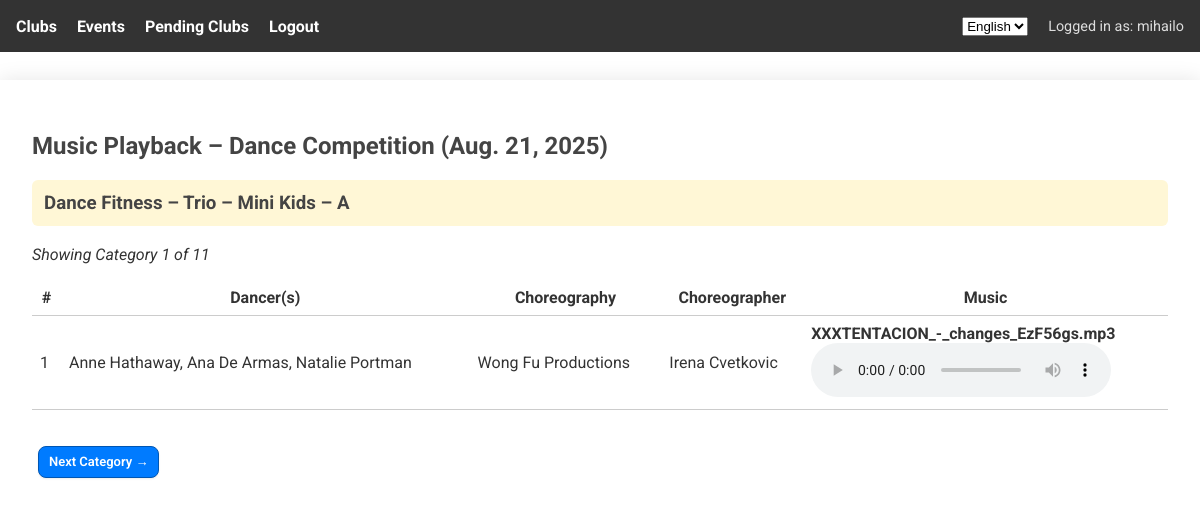
Screenshot of /events/1/music/ (signed in) with the database file from the repository.
### core/models.py (models this page shows, shortened)
class Event(models.Model):
    name = models.CharField(max_length=100, verbose_name=_("Event Name"))
    location = models.CharField(max_length=100, verbose_name=_("Location"))
    city = models.CharField(max_length=100, verbose_name=_("City"))
    date = models.DateField(verbose_name=_("Date"))
    is_published = models.BooleanField(default=False, verbose_name=_("Is Published"))
    results_published = models.BooleanField(default=False, verbose_name=_("Results Published"))
    start_time = models.TimeField(null=True, blank=True, verbose_name=_("Start Time"))
    class Meta:
        verbose_name = _("Event")
        verbose_name_plural = _("Events")

class StyleCategory(models.Model):
    name = models.CharField(max_length=100, verbose_name=_("Name"))
    event = models.ForeignKey(Event, on_delete=models.CASCADE, related_name='style_categories', verbose_name=_("Event"))
    class Meta:
        unique_together = ('event', 'name')
        verbose_name = _("Style Category")
        verbose_name_plural = _("Style Categories")

class Participation(models.Model):
    CHOREO_TYPE_CHOICES = [
        ('Solo', _("Solo")),
        ('Duo', _("Duo")),
        ('Trio', _("Trio")),
        ('Group', _("Group (4-9)")),
        ('Formation', _("Formation (10-29)")),
        ('Production', _("Production (30+)")),
    ]
    AGE_GROUP_CHOICES = [
        ('Baby', _("Baby (5-6)")),
        ('Mini Kids', _("Mini Kids (7-8)")),
        ('Kids', _("Kids (9-11)")),
        ('Teen', _("Teen (12-14)")),
        ('Youth', _("Youth (15-17)")),
        ('Adult', _("Adult (18 and up)")),
    ]
    DIFFICULTY_CHOICES = [
        ('A', _("Advanced")),
        ('B', _("Beginner/Basic")),
    ]
    event = models.ForeignKey(Event, on_delete=models.CASCADE, verbose_name=_("Event"))
    group_type = models.CharField(max_length=20, choices=CHOREO_TYPE_CHOICES, verbose_name=_("Group Type"))
    age_group = models.CharField(max_length=20, choices=AGE_GROUP_CHOICES, verbose_name=_("Age Group"))
    style = models.ForeignKey("StyleCategory", on_delete=models.CASCADE, verbose_name=_("Style"))
    choreographer_name = models.CharField(max_length=255, verbose_name=_("Choreographer Name"))
    difficulty = models.CharField(max_length=1, choices=DIFFICULTY_CHOICES, verbose_name=_("Difficulty"))
    display_order = models.PositiveIntegerField(null=True, blank=True, default=None, verbose_name=_("Display Order"))
    choreography_name = models.CharField(max_length=255, default=_("Untitled"), verbose_name=_("Choreography Name"))
    group_name = models.CharField(max_length=255, blank=True, null=True, verbose_name=_("Group Name"))
    group_display_order = models.PositiveIntegerField(null=True, blank=True, default=0, verbose_name=_("Group Display Order"))
    music_file = models.FileField(upload_to='music_uploads/', null=True, blank=True, verbose_name=_("Music File"))
    class Meta:
        verbose_name = _("Participation")
        verbose_name_plural = _("Participations")

class Dancer(models.Model):
    first_name = models.CharField(max_length=100, verbose_name=_("First Name"))
    last_name = models.CharField(max_length=100, verbose_name=_("Last Name"))
    date_of_birth = models.DateField(verbose_name=_("Date of Birth"))
    club = models.ForeignKey(
        DanceClub, on_delete=models.CASCADE, related_name='dancers',
        verbose_name=_("Club")
    )
    class Meta:
        verbose_name = _("Dancer")
        verbose_name_plural = _("Dancers")

### core/views.py (the view)
# urls.py: path("events/<int:event_id>/music/", views.event_music_view, name="event_music"),
@staff_member_required
def event_music_view(request, event_id):
    event = get_object_or_404(Event, id=event_id)
    participations = Participation.objects.filter(event=event).select_related("style").order_by(
        "group_display_order", "display_order"
    )
    dancer_participations = DancerParticipation.objects.filter(
        participation__in=participations
    ).select_related("dancer", "dancer__club")
    dancer_map = defaultdict(list)
    for dp in dancer_participations:
        dancer_map[dp.participation_id].append(dp.dancer)
    grouped = OrderedDict()
    group_keys = []
    for p in participations:
        dancers = dancer_map.get(p.id, [])
        club = dancers[0].club if dancers else None
        group_key = (p.style.name, p.group_type, p.age_group, p.difficulty)
        if group_key not in grouped:
            grouped[group_key] = []
            group_keys.append(group_key)
        grouped[group_key].append({
            "id": p.id,
            "style": p.style.name,
            "difficulty": p.difficulty,
            "group_type": p.group_type,
            "age_group": p.age_group,
            "dancers": dancers,
            "group_name": p.group_name,
            "num_dancers": len(dancers),
            "choreographer": p.choreographer_name,
            "choreography_name": p.choreography_name,
            "club_name": club.club_name if club else "–",
            "club_city": club.city if club else "–",
            "music_file_url": p.music_file.url if p.music_file else None,
            "music_file_name": p.music_file.name.split("/")[-1] if p.music_file else "default.mp3",
        })
    current_index = int(request.GET.get("group", 0))
    current_tuple = group_keys[current_index] if current_index < len(group_keys) else None
    current_key = "|".join(current_tuple) if current_tuple else None
    if current_key:
        EventPlaybackState.objects.update_or_create(
            event=event,
            defaults={"current_highlight_key": current_key}
        )
    total_categories = len(group_keys)  # ✅ Added
    return render(request, "core/event_music.html", {
        "event": event,
        "grouped_entries": grouped,
        "current_key": current_key,
        "current_index": current_index,
        "total_categories": total_categories,   # ✅ Added
        "has_next": current_index + 1 < len(group_keys),
        "next_key": group_keys[current_index + 1] if current_index + 1 < len(group_keys) else None,
        "previous_key": group_keys[current_index - 1] if current_index > 0 else None,
    })

### core/context_processors.py (called while the page is built)
def add_pending_club_count(request):
    if request.user.is_authenticated and request.user.is_superuser:
        return {
            'clubs_pending_count': DanceClub.objects.filter(confirmed=False).count()
        }
    return {}

### core/templates/core/event_music.html (shortened to what this page needs)
{% extends 'core/base.html' %}
{% load i18n %}
{% block content %}
<h2>{% trans "Music Playback" %} – {{ event.name }} ({{ event.date }})</h2>
{% for group_key, entries in grouped_entries.items %}
    {% with group_key|join:"|" as group_key_str %}
        {% if group_key_str == current_key %}
        <h3 class="highlighted-category">
            {{ group_key.0 }} – {{ group_key.1 }} – {{ group_key.2 }} – {{ group_key.3 }}
        </h3>
        <p><em>{% trans "Showing Category" %} {{ current_index|add:1 }} {% trans "of" %} {{ total_categories }}</em></p>
            <table style="width: 100%; border-collapse: collapse;">
                <thead>
                    <tr>
                        <th>#</th>
                        <th>{% trans "Dancer(s)" %}</th>
                        <th>{% trans "Choreography" %}</th>
                        <th>{% trans "Choreographer" %}</th>
                        <th>{% trans "Music" %}</th>
                    </tr>
                </thead>
                <tbody>
                    {% for entry in entries %}
                    <tr>
                        <td>{{ forloop.counter }}</td>
                        <td>
                            {% if entry.group_name and entry.num_dancers >= 4 %}
                                {{ entry.group_name }}
                            {% else %}
                                {% for dancer in entry.dancers %}
                                    {{ dancer.first_name }} {{ dancer.last_name }}{% if not forloop.last %}, {% endif %}
                                {% endfor %}
                            {% endif %}
                        </td>
                        <td>{{ entry.choreography_name }}</td>
                        <td>{{ entry.choreographer }}</td>
                        <td>
                            <strong>{{ entry.music_file_name }}</strong><br>
                            {% if entry.music_file_url %}
                            <audio controls>
                                <source src="{{ entry.music_file_url }}" type="audio/mpeg">
                            </audio>
                            {% else %}
                            <em>{% trans "No file uploaded" %}</em>
                            {% endif %}
                        </td>
                    </tr>
                    {% endfor %}
                </tbody>
            </table>
            <div style="margin-top: 2em; display: flex; gap: 1em;">
                {% if has_next %}
                <form method="get" style="display: inline;">
                    <button type="submit" class="btn-edit">{% trans "Next Category" %} →</button>
                </form>
                {% endif %}
            </div>
        {% endif %}
    {% endwith %}
{% endfor %}
{% endblock %}

### core/templates/core/base.html (shortened to what this page needs)
{% load i18n %}
<!DOCTYPE html>
<html lang="en">
<head>
    {% load static %}
</head>
<body>
    <nav>
        <div class="nav-left">
            {% if user.is_authenticated %}
            {% if user.username|slice:":5" == "judge" %}
            <a href="{% url 'logout' %}">{% trans "Logout" %}</a>
            {% elif user.is_superuser %}
            <a href="{% url 'club_dashboard' %}">{% trans "Clubs" %}</a>
            <a href="{% url 'event_list' %}">{% trans "Events" %}</a>
            <a href="{% url 'pending_club_requests' %}" class="pending-club-link" style="position: relative;">
                {% trans "Pending Clubs" %}
            </a>
            <a href="{% url 'logout' %}">{% trans "Logout" %}</a>
            {% else %}
            <a href="{% url 'club_dashboard' %}">{% trans "My Club" %}</a>
            <a href="{% url 'list_dancers' %}">{% trans "Dancers" %}</a>
            <a href="{% url 'event_list' %}">{% trans "Events" %}</a>
            <a href="{% url 'logout' %}">{% trans "Logout" %}</a>
            {% endif %}
            {% endif %}
        </div>
        <div class="nav-right">
            <form action="{% url 'set_language' %}" method="post" style="display:inline;">
                <select name="language" onchange="this.form.submit()" style="margin-right: 10px;">
                    {% get_current_language as LANGUAGE_CODE %}
                    {% get_available_languages as LANGUAGES %}
                    {% for lang_code, lang_name in LANGUAGES %}
                    <option value="{{ lang_code }}" {% if lang_code == LANGUAGE_CODE %}selected{% endif %}>
                        {{ lang_name }}
                    </option>
                    {% endfor %}
                </select>
            </form>
            {% if user.is_authenticated %}
            <span>{% trans "Logged in as: " %}{{ user.username }}</span>
            {% endif %}
        </div>
    </nav>
    <div class="container">
        {% block content %}{% endblock %}
    </div>
</body>
</html>

### core/templates/core/event_music.html (style rules this page uses)
.highlighted-category { background-color: #fff7d6; padding: 12px; border-radius: 6px; font-weight: bold; }

### rows the page displays
Event: name "Dance Competition", date "Aug. 21, 2025"
StyleCategory: name "Dance Fitness"
Participation: group_type "Trio", age_group "Mini Kids", choreography_name "Wong Fu Productions", choreographer "Irena Cvetkovic"
Dancer: first_name "Anne", last_name "Hathaway"
Dancer: first_name "Ana De", last_name "Armas"
Dancer: first_name "Natalie", last_name "Portman"

### other values shown
{{ user.username }} "mihailo"
{{ group_key.3 }} "A"
{{ current_index|add:1 }} "1"
{{ total_categories }} "11"
{{ entry.music_file_name }} "XXXTENTACION_-_changes_EzF56gs.mp3"
form field language "English"
